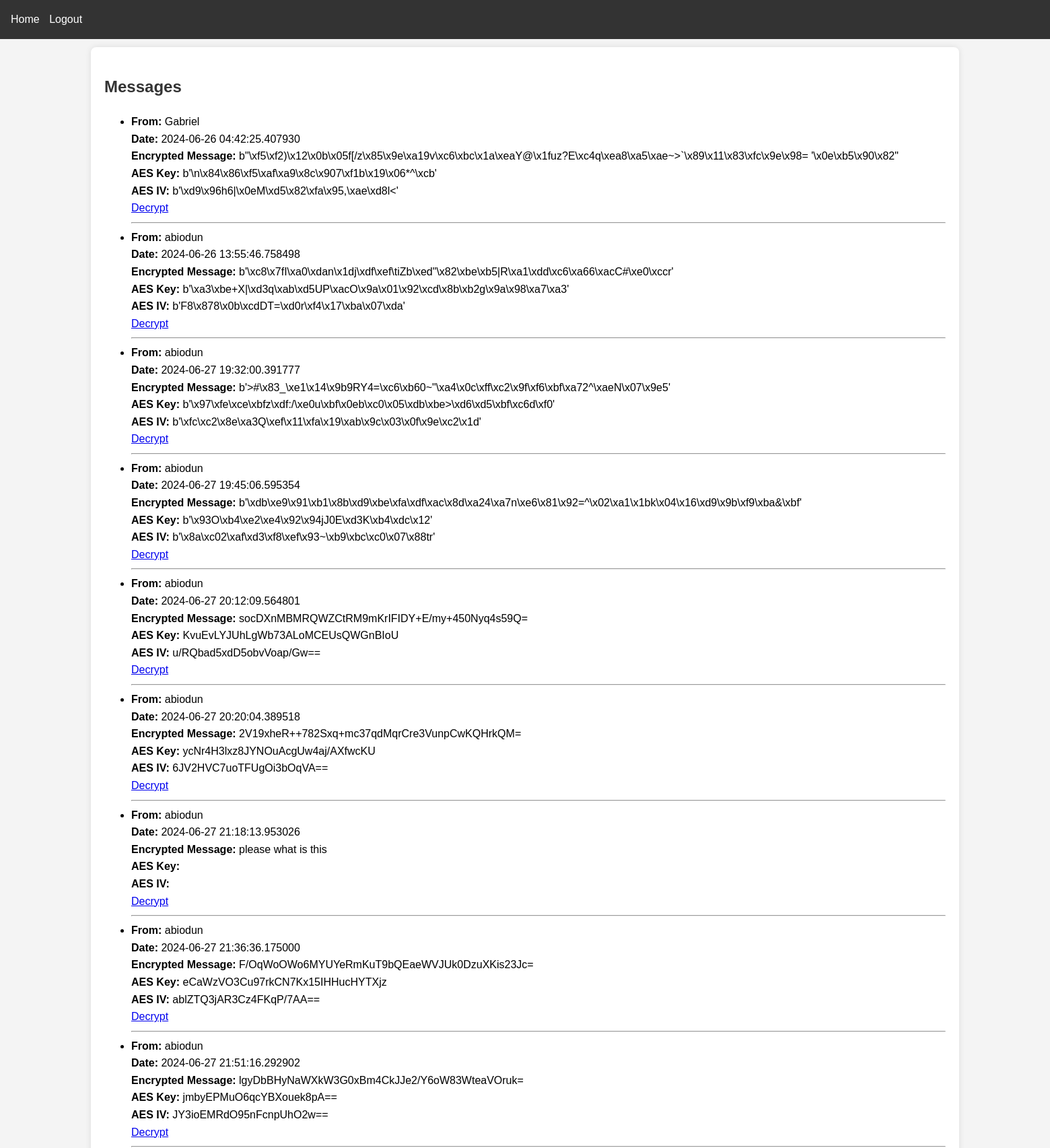
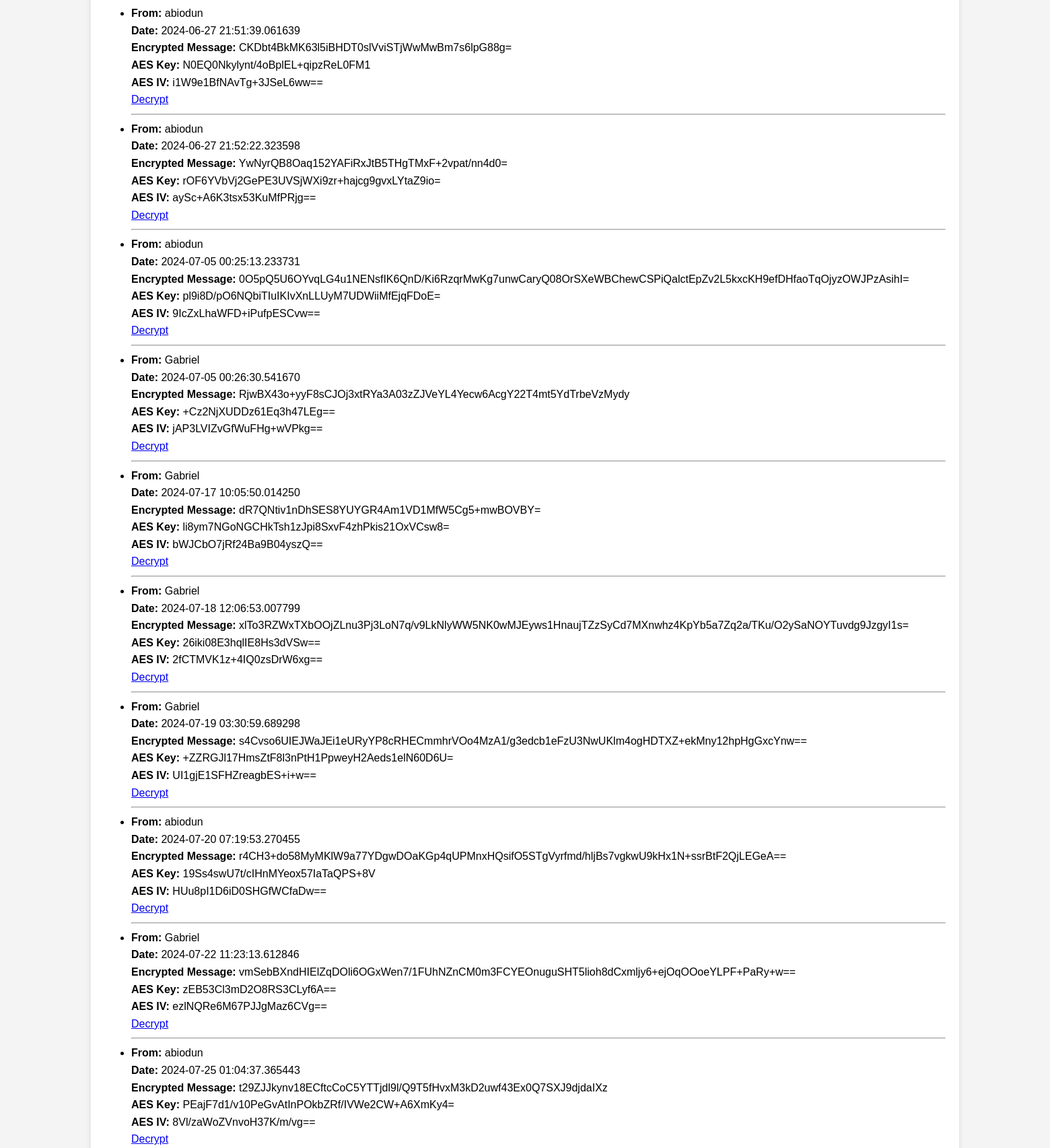
Screenshot of /messages (signed in, upper part) with the database file from the repository (2 pictures, top to bottom).
### app/models.py (models this page shows, shortened)
class Message(db.Model):
    id = db.Column(db.Integer, primary_key=True)
    sender_id = db.Column(db.Integer, db.ForeignKey('user.id'), nullable=False)
    recipient_id = db.Column(db.Integer, db.ForeignKey('user.id'), nullable=False)
    body = db.Column(db.Text, nullable=False)
    timestamp = db.Column(db.DateTime, index=True, default=datetime.utcnow)
    aes_algorithm = db.Column(db.String(64))
    aes_key = db.Column(db.String(64))
    aes_iv = db.Column(db.String(64))

class User(UserMixin, db.Model):
    id = db.Column(db.Integer, primary_key=True)
    first_name = db.Column(db.String(64))
    last_name = db.Column(db.String(64))
    phone = db.Column(db.String(20), nullable=False)
    username = db.Column(db.String(64), index=True, unique=True)
    email = db.Column(db.String(120), index=True, unique=True)
    password_hash = db.Column(db.String(128))
    messages_sent = db.relationship('Message', foreign_keys='Message.sender_id', backref='sender', lazy='dynamic')
    messages_received = db.relationship('Message', foreign_keys='Message.recipient_id', backref='recipient', lazy='dynamic')

### app/routes.py (the view)
@bp.route('/messages')
@login_required
def messages():
    messages = Message.query.filter((Message.sender_id == current_user.id) | (Message.recipient_id == current_user.id)).all()
    encrypted_messages = [(msg, msg.body) for msg in messages]
    return render_template('messages.html', messages=encrypted_messages)

### app/models.py (called while the page is built)
@login_manager.user_loader
def load_user(user_id):
    return User.query.get(int(user_id))

### app/templates/messages.html
{% extends "base.html" %}
{% block content %}
  <h2>Messages</h2>
  <ul>
    {% for message, encrypted_body in messages %}
      <li>
        <strong>From:</strong> {{ message.sender.username }}<br>
        <strong>Date:</strong> {{ message.timestamp }}<br>
        <strong>Encrypted Message:</strong> {{ encrypted_body }}<br>
        <strong>AES Key:</strong> {{ message.aes_key }}<br>
        <strong>AES IV:</strong> {{ message.aes_iv }}<br>
        <a href="{{ url_for('main.decrypt_message_manual', message_id=message.id) }}">Decrypt</a>
      </li>
      <hr>
    {% endfor %}
  </ul>
{% endblock %}

### app/templates/base.html (style rules this page uses)
body { font-family: Arial, sans-serif; line-height: 1.6; margin: 0; padding: 0; background-color: #f4f4f4; padding-top: 50px; }
h1, h2, h3 { color: #333; }

### rows the page displays
Message: sender.username "Gabriel", timestamp "2024-06-26 04:42:25.407930", body "b\"\\xf5\\xf2)\\x12\\x0b\\x05f[/z\\x85\\x9e\\xa19v\\xc6\\xbc\\x1a\\xeaY@\\x1fuz?E\\xc4q\\xea8\\xa5\\xae~>`\\x89\\x11\\x83\\xfc\\x9e\\x98= '\\x0e\\xb5\\x90\\x82\"", aes_key "b'\\n\\x84\\x86\\xf5\\xaf\\xa9\\x8c\\x907\\xf1b\\x19\\x06*^\\xcb'", aes_iv "b'\\xd9\\x96h6|\\x0eM\\xd5\\x82\\xfa\\x95,\\xae\\xd8l<'"
Message: sender.username "abiodun", timestamp "2024-06-26 13:55:46.758498", body "b'\\xc8\\x7fI\\xa0\\xdan\\x1dj\\xdf\\xef\\tiZb\\xed\"\\x82\\xbe\\xb5|R\\xa1\\xdd\\xc6\\xa66\\xacC#\\xe0\\xccr'", aes_key "b'\\xa3\\xbe+X|\\xd3q\\xab\\xd5UP\\xacO\\x9a\\x01\\x92\\xcd\\x8b\\xb2g\\x9a\\x98\\xa7\\xa3'", aes_iv "b'F8\\x878\\x0b\\xcdDT=\\xd0r\\xf4\\x17\\xba\\x07\\xda'"
Message: sender.username "abiodun", timestamp "2024-06-27 19:32:00.391777", body "b'>#\\x83_\\xe1\\x14\\x9b9RY4=\\xc6\\xb60~\"\\xa4\\x0c\\xff\\xc2\\x9f\\xf6\\xbf\\xa72^\\xaeN\\x07\\x9e5'", aes_key "b'\\x97\\xfe\\xce\\xbfz\\xdf:/\\xe0u\\xbf\\x0eb\\xc0\\x05\\xdb\\xbe>\\xd6\\xd5\\xbf\\xc6d\\xf0'", aes_iv "b'\\xfc\\xc2\\x8e\\xa3Q\\xef\\x11\\xfa\\x19\\xab\\x9c\\x03\\x0f\\x9e\\xc2\\x1d'"
Message: sender.username "abiodun", timestamp "2024-06-27 19:45:06.595354", body "b'\\xdb\\xe9\\x91\\xb1\\x8b\\xd9\\xbe\\xfa\\xdf\\xac\\x8d\\xa24\\xa7n\\xe6\\x81\\x92=^\\x02\\xa1\\x1bk\\x04\\x16\\xd9\\x9b\\xf9\\xba&\\xbf'", aes_key "b'\\x93O\\xb4\\xe2\\xe4\\x92\\x94jJ0E\\xd3K\\xb4\\xdc\\x12'", aes_iv "b'\\x8a\\xc02\\xaf\\xd3\\xf8\\xef\\x93~\\xb9\\xbc\\xc0\\x07\\x88tr'"
Message: sender.username "abiodun", timestamp "2024-06-27 20:12:09.564801", body "socDXnMBMRQWZCtRM9mKrIFIDY+E/my+450Nyq4s59Q=", aes_key "KvuEvLYJUhLgWb73ALoMCEUsQWGnBIoU", aes_iv "u/RQbad5xdD5obvVoap/Gw=="
Message: sender.username "abiodun", timestamp "2024-06-27 20:20:04.389518", body "2V19xheR++782Sxq+mc37qdMqrCre3VunpCwKQHrkQM=", aes_key "ycNr4H3lxz8JYNOuAcgUw4aj/AXfwcKU", aes_iv "6JV2HVC7uoTFUgOi3bOqVA=="
Message: sender.username "abiodun", timestamp "2024-06-27 21:18:13.953026", body "please what is this"
Message: sender.username "abiodun", timestamp "2024-06-27 21:36:36.175000", body "F/OqWoOWo6MYUYeRmKuT9bQEaeWVJUk0DzuXKis23Jc=", aes_key "eCaWzVO3Cu97rkCN7Kx15IHHucHYTXjz", aes_iv "ablZTQ3jAR3Cz4FKqP/7AA=="
Message: sender.username "abiodun", timestamp "2024-06-27 21:51:16.292902", body "lgyDbBHyNaWXkW3G0xBm4CkJJe2/Y6oW83WteaVOruk=", aes_key "jmbyEPMuO6qcYBXouek8pA==", aes_iv "JY3ioEMRdO95nFcnpUhO2w=="
Message: sender.username "abiodun", timestamp "2024-06-27 21:51:39.061639", body "CKDbt4BkMK63l5iBHDT0slVviSTjWwMwBm7s6lpG88g=", aes_key "N0EQ0Nkylynt/4oBplEL+qipzReL0FM1", aes_iv "i1W9e1BfNAvTg+3JSeL6ww=="
Message: sender.username "abiodun", timestamp "2024-06-27 21:52:22.323598", body "YwNyrQB8Oaq152YAFiRxJtB5THgTMxF+2vpat/nn4d0=", aes_key "rOF6YVbVj2GePE3UVSjWXi9zr+hajcg9gvxLYtaZ9io=", aes_iv "aySc+A6K3tsx53KuMfPRjg=="
Message: sender.username "abiodun", timestamp "2024-07-05 00:25:13.233731", body "0O5pQ5U6OYvqLG4u1NENsfIK6QnD/Ki6RzqrMwKg7unwCaryQ08OrSXeWBChewCSPiQalctEpZv2L5kxcKH9efDHfaoTqOjyzOWJPzAsihI=", aes_key "pl9i8D/pO6NQbiTIuIKIvXnLLUyM7UDWiiMfEjqFDoE=", aes_iv "9IcZxLhaWFD+iPufpESCvw=="
Message: sender.username "Gabriel", timestamp "2024-07-05 00:26:30.541670", body "RjwBX43o+yyF8sCJOj3xtRYa3A03zZJVeYL4Yecw6AcgY22T4mt5YdTrbeVzMydy", aes_key "+Cz2NjXUDDz61Eq3h47LEg==", aes_iv "jAP3LVIZvGfWuFHg+wVPkg=="
Message: sender.username "Gabriel", timestamp "2024-07-17 10:05:50.014250", body "dR7QNtiv1nDhSES8YUYGR4Am1VD1MfW5Cg5+mwBOVBY=", aes_key "li8ym7NGoNGCHkTsh1zJpi8SxvF4zhPkis21OxVCsw8=", aes_iv "bWJCbO7jRf24Ba9B04yszQ=="
Message: sender.username "Gabriel", timestamp "2024-07-18 12:06:53.007799", body "xlTo3RZWxTXbOOjZLnu3Pj3LoN7q/v9LkNlyWW5NK0wMJEyws1HnaujTZzSyCd7MXnwhz4KpYb5a7Zq2a/TKu/O2ySaNOYTuvdg9JzgyI1s=", aes_key "26iki08E3hqlIE8Hs3dVSw==", aes_iv "2fCTMVK1z+4IQ0zsDrW6xg=="
Message: sender.username "Gabriel", timestamp "2024-07-19 03:30:59.689298", body "s4Cvso6UIEJWaJEi1eURyYP8cRHECmmhrVOo4MzA1/g3edcb1eFzU3NwUKlm4ogHDTXZ+ekMny12hpHgGxcYnw==", aes_key "+ZZRGJl17HmsZtF8l3nPtH1PpweyH2Aeds1elN60D6U=", aes_iv "UI1gjE1SFHZreagbES+i+w=="
Message: sender.username "abiodun", timestamp "2024-07-20 07:19:53.270455", body "r4CH3+do58MyMKlW9a77YDgwDOaKGp4qUPMnxHQsifO5STgVyrfmd/hljBs7vgkwU9kHx1N+ssrBtF2QjLEGeA==", aes_key "19Ss4swU7t/cIHnMYeox57IaTaQPS+8V", aes_iv "HUu8pI1D6iD0SHGfWCfaDw=="
Message: sender.username "Gabriel", timestamp "2024-07-22 11:23:13.612846", body "vmSebBXndHIElZqDOli6OGxWen7/1FUhNZnCM0m3FCYEOnuguSHT5lioh8dCxmljy6+ejOqOOoeYLPF+PaRy+w==", aes_key "zEB53Cl3mD2O8RS3CLyf6A==", aes_iv "ezlNQRe6M67PJJgMaz6CVg=="
Message: sender.username "abiodun", timestamp "2024-07-25 01:04:37.365443", body "t29ZJJkynv18ECftcCoC5YTTjdl9l/Q9T5fHvxM3kD2uwf43Ex0Q7SXJ9djdaIXz", aes_key "PEajF7d1/v10PeGvAtInPOkbZRf/IVWe2CW+A6XmKy4=", aes_iv "8Vl/zaWoZVnvoH37K/m/vg=="
